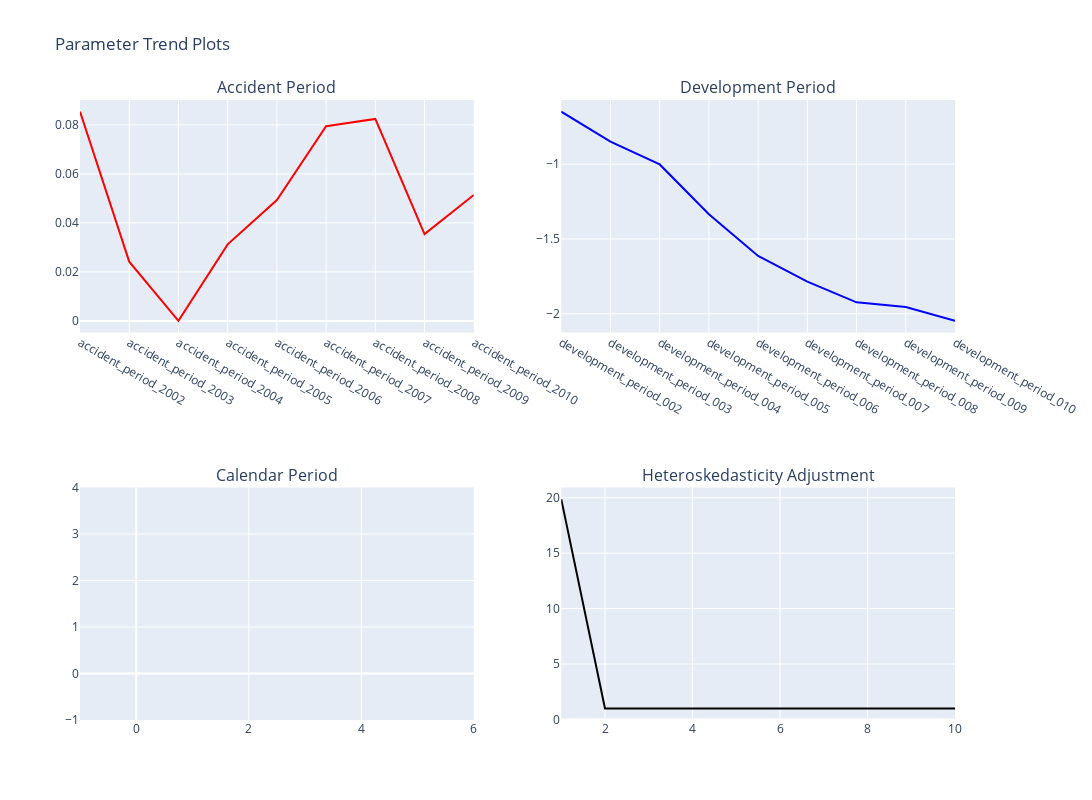

Source (notebook cell):
### Code cell
icrfs.TrendPlot()

### Figure 1 — Plotly figure (JSON) as saved in the notebook; plotly's stock layout.template omitted (floating-point values rounded to 4 significant figures)
{"data": [{"hovertemplate": "Accident Period=%{x}<br>Estimate=%{y}<extra></extra>", "legendgroup": "", "line": {"color": "red", "dash": "solid"}, "marker": {"symbol": "circle"}, "mode": "lines", "name": "", "orientation": "v", "showlegend": false, "type": "scatter", "x": ["accident_period_2002", "accident_period_2003", "accident_period_2004", "accident_period_2005", "accident_period_2006", "accident_period_2007", "accident_period_2008", "accident_period_2009", "accident_period_2010"], "xaxis": "x", "y": [0.08543, 0.02418, 0, 0.03124, 0.04934, 0.07947, 0.08244, 0.03544, 0.05139], "yaxis": "y"}, {"hovertemplate": "Development Period=%{x}<br>Estimate=%{y}<extra></extra>", "legendgroup": "", "line": {"color": "blue", "dash": "solid"}, "marker": {"symbol": "circle"}, "mode": "lines", "name": "", "orientation": "v", "showlegend": false, "type": "scatter", "x": ["development_period_002", "development_period_003", "development_period_004", "development_period_005", "development_period_006", "development_period_007", "development_period_008", "development_period_009", "development_period_010"], "xaxis": "x2", "y": [-0.6487, -0.8491, -1.002, -1.335, -1.613, -1.785, -1.924, -1.956, -2.048], "yaxis": "y2"}, {"hovertemplate": "Calendar Period=%{x}<br>Estimate=%{y}<extra></extra>", "legendgroup": "", "line": {"color": "green", "dash": "solid"}, "marker": {"symbol": "circle"}, "mode": "lines", "name": "", "orientation": "v", "showlegend": false, "type": "scatter", "x": [], "xaxis": "x3", "y": [], "yaxis": "y3"}, {"hovertemplate": "Development Period=%{x}<br>Hetero Adjustment=%{y}<extra></extra>", "legendgroup": "", "line": {"color": "black", "dash": "solid"}, "marker": {"symbol": "circle"}, "mode": "lines", "name": "", "orientation": "v", "showlegend": false, "type": "scatter", "x": [1, 1, 1, 1, 1, 1, 1, 1, 1, 1, 2, 2, 2, 2, 2, 2, 2, 2, 2, 3, 3, 3, 3, 3, 3, 3, 3, 4, 4, 4, 4, 4, 4, 4, 5, 5, 5, 5, 5, 5, 6, 6, 6, 6, 6, 7, 7, 7, 7, 8, 8, 8, 9, 9, 10], "xaxis": "x4", "y": [19.87, 19.87, 19.87, 19.87, 19.87, 19.87, 19.87, 19.87, 19.87, 19.87, 1, 1, 1, 1, 1, 1, 1, 1, 1, 1, 1, 1, 1, 1, 1, 1, 1, 1, 1, 1, 1, 1, 1, 1, 1, 1, 1, 1, 1, 1, 1, 1, 1, 1, 1, 1, 1, 1, 1, 1, 1, 1, 1, 1, 1], "yaxis": "y4"}], "layout": {"annotations": [{"font": {"size": 16}, "showarrow": false, "text": "Accident Period", "x": 0.225, "xanchor": "center", "xref": "paper", "y": 1, "yanchor": "bottom", "yref": "paper"}, {"font": {"size": 16}, "showarrow": false, "text": "Development Period", "x": 0.775, "xanchor": "center", "xref": "paper", "y": 1, "yanchor": "bottom", "yref": "paper"}, {"font": {"size": 16}, "showarrow": false, "text": "Calendar Period", "x": 0.225, "xanchor": "center", "xref": "paper", "y": 0.375, "yanchor": "bottom", "yref": "paper"}, {"font": {"size": 16}, "showarrow": false, "text": "Heteroskedasticity Adjustment", "x": 0.775, "xanchor": "center", "xref": "paper", "y": 0.375, "yanchor": "bottom", "yref": "paper"}], "height": 800, "title": {"text": "Parameter Trend Plots"}, "width": 1200, "xaxis": {"anchor": "y", "domain": [0, 0.45]}, "xaxis2": {"anchor": "y2", "domain": [0.55, 1]}, "xaxis3": {"anchor": "y3", "domain": [0, 0.45]}, "xaxis4": {"anchor": "y4", "domain": [0.55, 1]}, "yaxis": {"anchor": "x", "domain": [0.625, 1]}, "yaxis2": {"anchor": "x2", "domain": [0.625, 1]}, "yaxis3": {"anchor": "x3", "domain": [0, 0.375]}, "yaxis4": {"anchor": "x4", "domain": [0, 0.375]}}}
